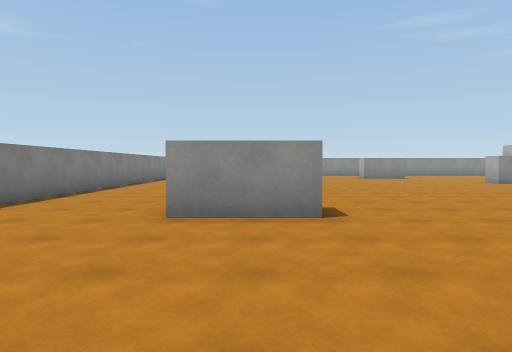
View 1 (above)

24 first-person views from a walk through a 3-D level made in the Unity game engine. The camera is 1.4 m above the floor, tilts 2° down and sees 75° across. The floor is counted in squares, 2 m on a side. Each view is taken from the middle of a square. On the plan, view 1 faces up. The plan holds only what a view shows up to about 10 squares ahead; the rest is blank. The place goes on beyond the plan. The player is left out. Surface patterns are stand-ins for the level's own textures.

View 2
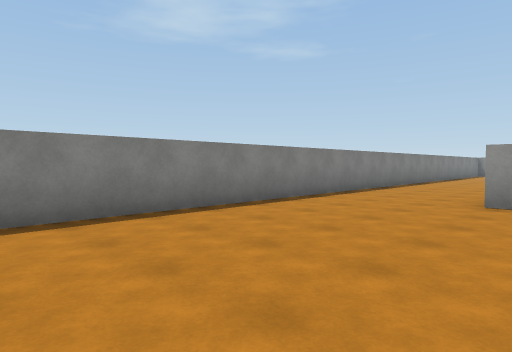

View 3
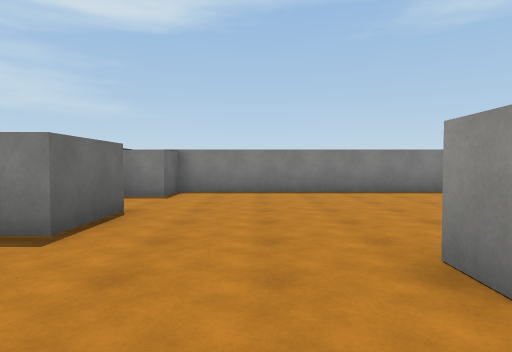

View 4
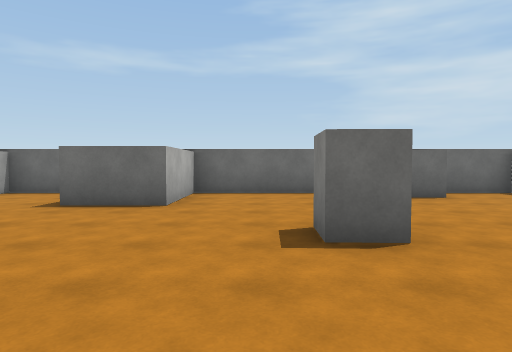

View 5
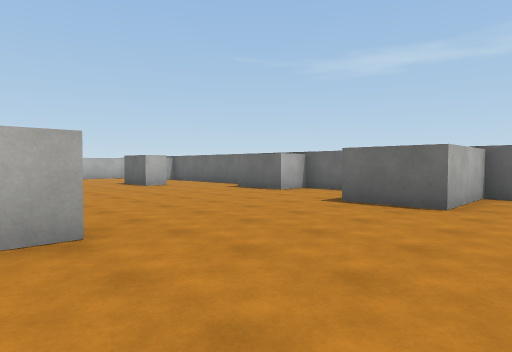

View 6
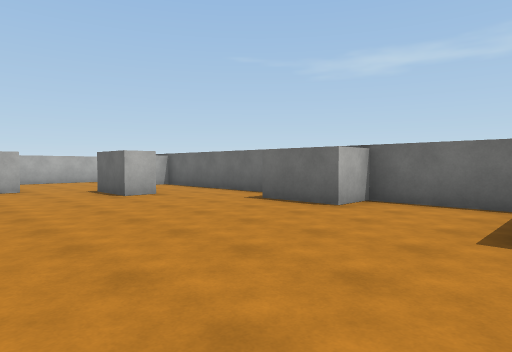

View 7
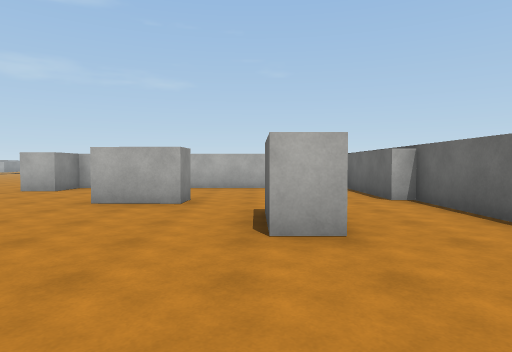

View 8
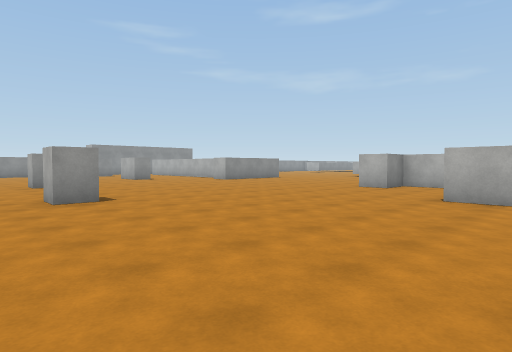

View 9
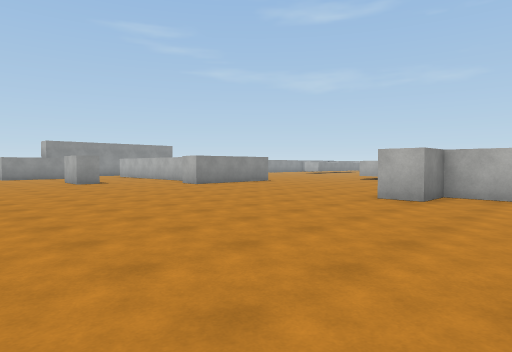

View 10
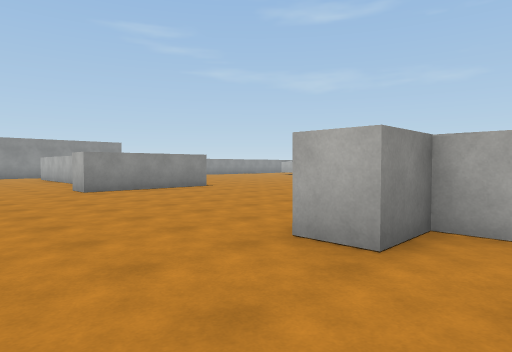

View 11
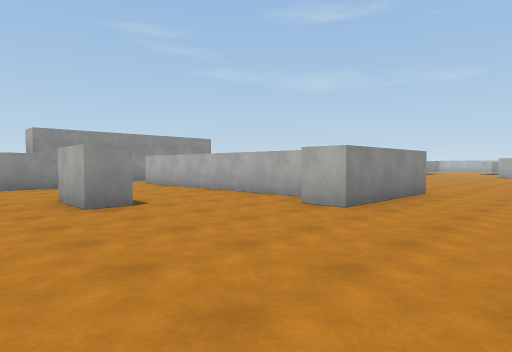

View 12
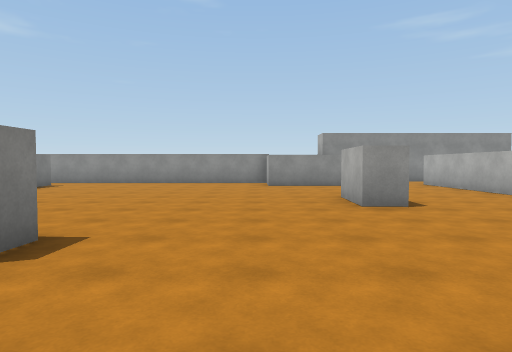

View 13
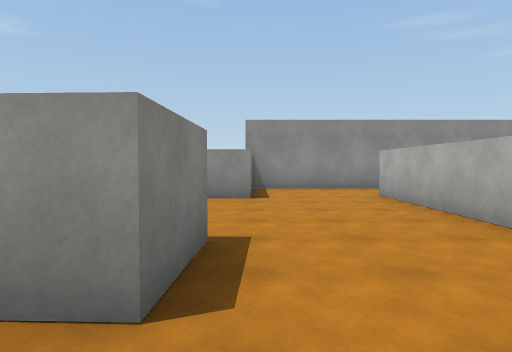

View 14
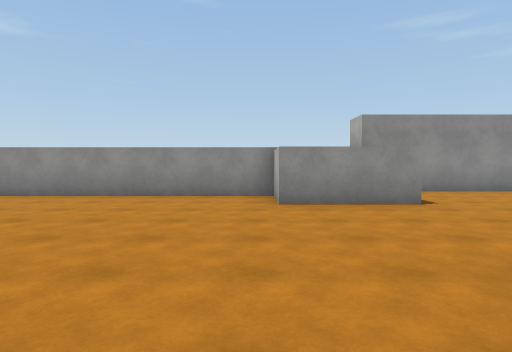

View 15
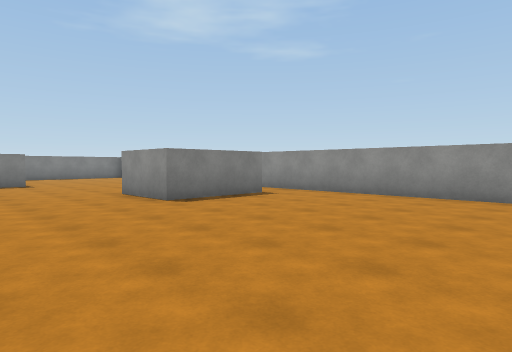

View 16
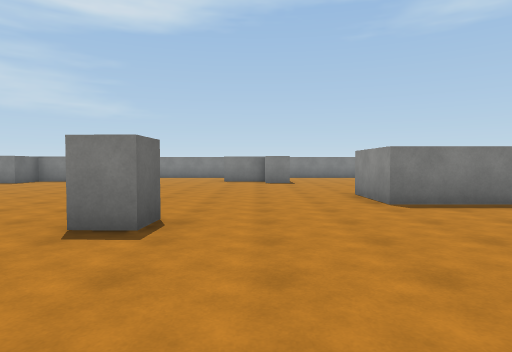

View 17
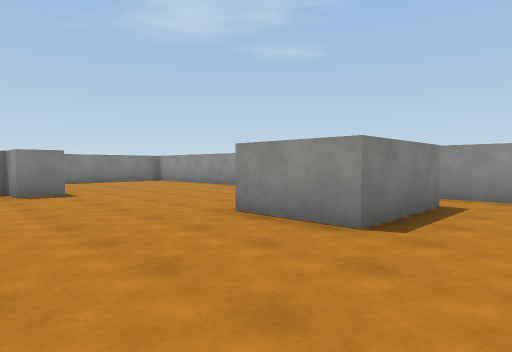

View 18
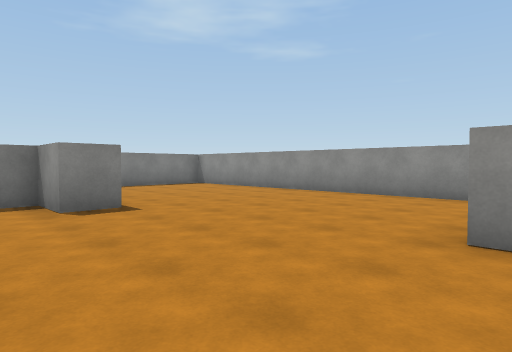

View 19
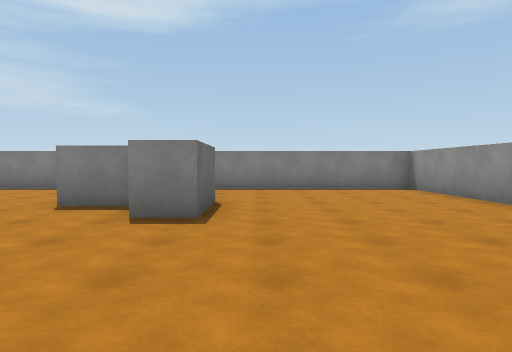

View 20
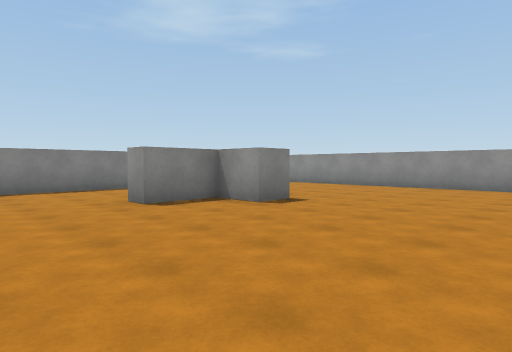

View 21
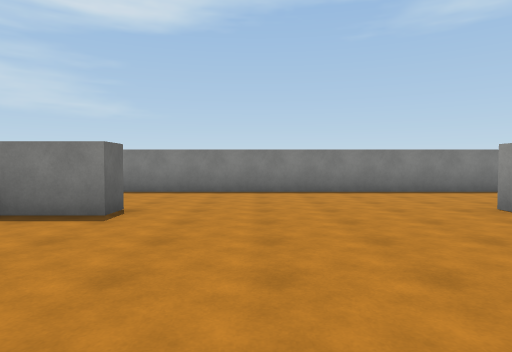

View 22
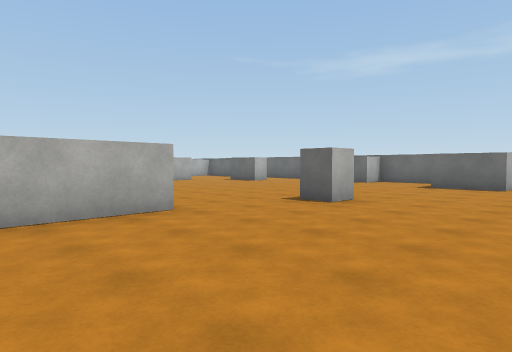

View 23
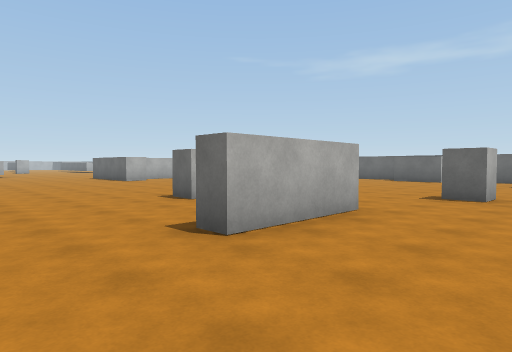

View 24
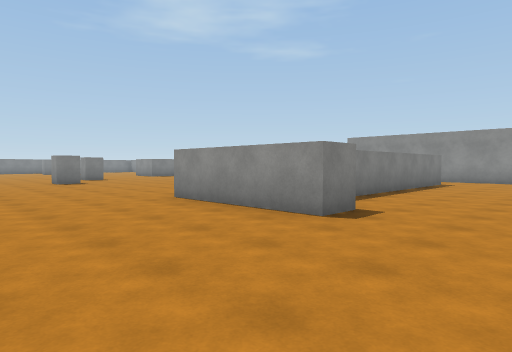

### Floor plan
Points are (right, up) in squares from view 1. A wall is a line through its corners. A room is listed if a view was taken in it or the views show most of it. See-through windows are left out.
Room 1 (views 1, 2, 3, 4, 5, 6, 7, 8, 9, 10, 11, 12, 13, 14, 15, 16, 17, 18, 19, 20, 21, 22, 23, 24)
walls: (7.5, 5.2) (7.5, 7.9) (8.1, 7.9); (16.6, 15.2) (16.5, 13.4) (15.8, 13.5) (15.8, 15.2); (19.8, 12.4) (19.8, 18.5); (16.6, -0.7) (15.8, -0.7) (15.9, 0.9); (19.8, 1.9) (19.8, 3.2) (18.5, 3.2) (18.5, 4.1); (0.9, 4.3) (-1.2, 4.3); (13.2, -3) (13.2, -2.1) (14.9, -2.1); (7.3, 19) (7.3, 16.3) (5.2, 16.3); (22.5, 11.8) (22.5, 10.8) (18.8, 10.8) (18.8, 11.8); (-1.1, 7) (-0.5, 7) (-0.5, 5.5); (17, 18.8) (14.4, 18.8) (14.4, 20.4) (6.2, 20.4); (11.8, -5.1) (16.5, -5.1); (19.8, -2.2) (19.8, 0); (16.5, -4.6) (19.6, -4.6); (6.8, -5.1) (9, -5.1) (9, -4) (10.9, -4); (4.4, 20.4) (-4.5, 20.4) (-4.5, -4) (-3.2, -4) (-3.2, -5.1) (-1.6, -5.1); (21.4, 17.6) (21.4, 13.6); (-1.2, 15.2) (0.7, 15.2) (0.7, 14.4) (-0.5, 14.4) (-0.5, 12.7) (-1.1, 12.7); (1.5, -5.1) (4.5, -5.1) (4.5, -2.6) (6.4, -2.6); (-1, -4) (0.7, -4) (0.7, -4.5)
ways out: opening at (18.5, 19); opening at (20.5, 20.5)
objects: block (2, 0); block (7, 2); block (9, 12); block (11, 6); block (12, 11)

Positions as (right, up) in squares from view 1, and headings:
1: (0, 0), facing up
2: (0, -2), facing up-left
3: (4, -2), facing left
4: (3, 3), facing down
5: (3, 3), facing down-right
6: (6, 1), facing down-right
7: (10, -2), facing right
8: (9, -1), facing up-right
9: (12, 1), facing up-right
10: (16, 2), facing up-right
11: (14, 8), facing up-right
12: (14, 8), facing up
13: (17, 12), facing up
14: (14, 13), facing up
15: (13, 13), facing up-left
16: (13, 14), facing left
17: (9, 13), facing up-left
18: (6, 13), facing up-left
19: (5, 16), facing left
20: (5, 10), facing up-left
21: (4, 9), facing left
22: (3, 8), facing down-right
23: (5, 10), facing down-right
24: (25, 7), facing up-left
